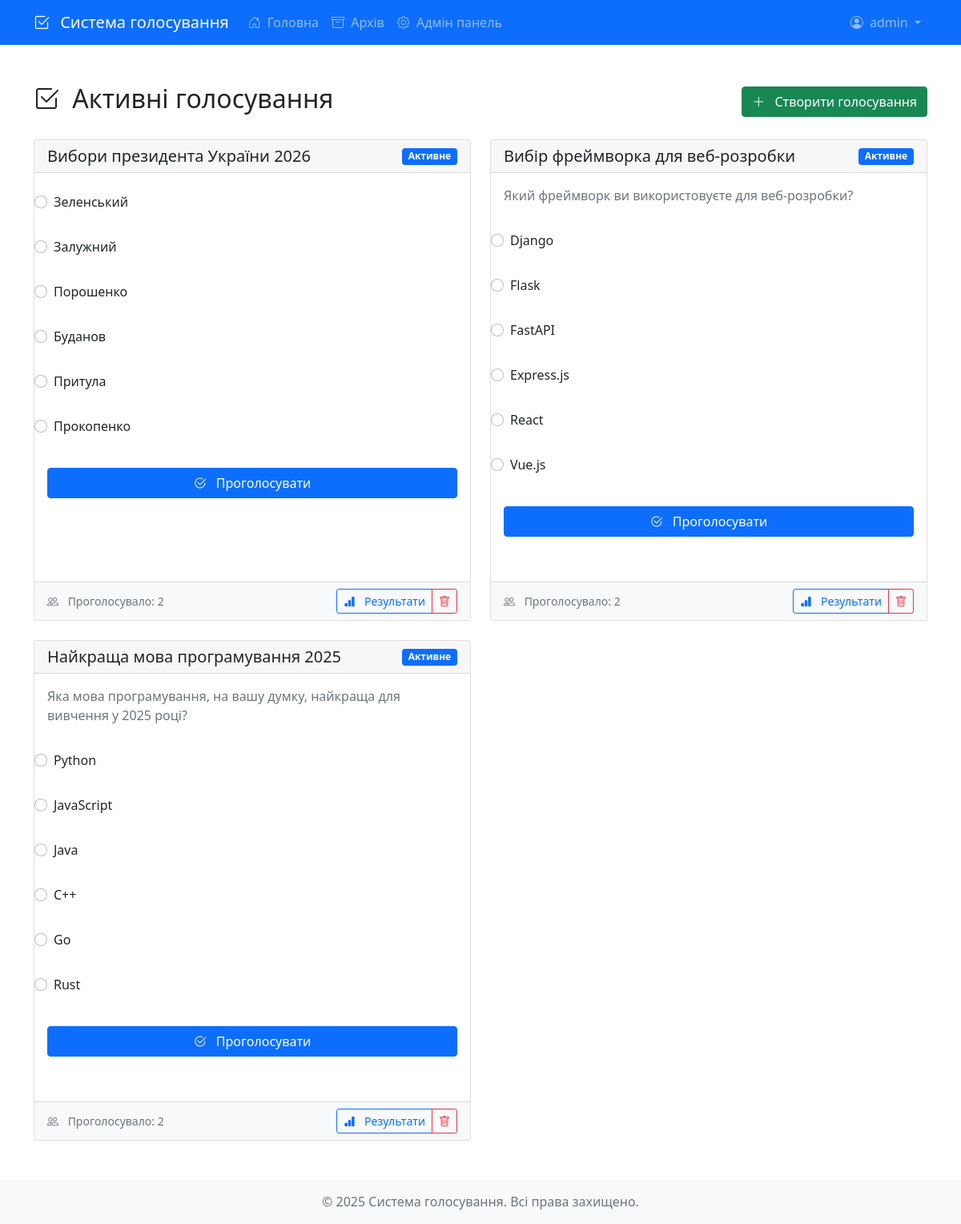
The page / (signed in) on the database its author committed.
### src/database/models.py (models this page shows)
class User(Base):
    __tablename__ = "users"
    id = Column(Integer, primary_key=True, index=True)
    username = Column(String, unique=True, index=True)
    email = Column(String, unique=True, index=True)
    password_hash = Column(String)
    is_active = Column(Boolean, default=True)
    is_admin = Column(Boolean, default=False)
    created_at = Column(DateTime, default=datetime.utcnow)
    votes = relationship("Vote", back_populates="user")
    polls_created = relationship("Poll", back_populates="creator")

class Poll(Base):
    __tablename__ = "polls"
    id = Column(Integer, primary_key=True, index=True)
    title = Column(String, index=True)
    description = Column(String, nullable=True)
    created_at = Column(DateTime, default=datetime.utcnow)
    ends_at = Column(DateTime, nullable=True)
    is_active = Column(Boolean, default=True)
    created_by = Column(Integer, ForeignKey("users.id"))
    creator = relationship("User", back_populates="polls_created")
    options = relationship("PollOption", back_populates="poll", cascade="all, delete-orphan")
    votes = relationship("Vote", back_populates="poll")

class PollOption(Base):
    __tablename__ = "poll_options"
    id = Column(Integer, primary_key=True, index=True)
    poll_id = Column(Integer, ForeignKey("polls.id"))
    text = Column(String)
    votes_count = Column(Integer, default=0)
    poll = relationship("Poll", back_populates="options")
    votes = relationship("Vote", back_populates="option")

### src/main.py (the view)
@app.get("/")
async def home(request: Request, db: Session = Depends(get_db)):
    try:
        current_user = await get_current_user(request)
        polls = (
            db.query(Poll)
            .filter(Poll.is_active == True)
            .order_by(Poll.created_at.desc())
            .all()
        )
        for poll in polls:
            poll.options = db.query(PollOption).filter(PollOption.poll_id == poll.id).all()
            poll.total_votes = db.query(Vote).filter(Vote.poll_id == poll.id).count()
            if current_user:
                poll.user_voted = db.query(Vote).filter(
                    Vote.poll_id == poll.id,
                    Vote.user_id == current_user.id
                ).first() is not None
            else:
                poll.user_voted = False
            for option in poll.options:
                option.votes_percent = (
                    (option.votes_count / poll.total_votes * 100)
                    if poll.total_votes > 0
                    else 0
                )
        return templates.TemplateResponse(
            "index.html",
            {
                "request": request,
                "polls": polls,
                "current_user": current_user
            }
        )
    except Exception as e:
        logger.error(f"Error in home route: {str(e)}")
        raise HTTPException(status_code=500, detail=str(e))

### src/templates/index.html (shortened to what this page needs)
{% extends "base.html" %}
{% block content %}
<div class="container mt-4">
    <div class="d-flex justify-content-between align-items-center mb-4">
        <h2>
            <i class="bi bi-check2-square me-2"></i>
            Активні голосування
        </h2>
        {% if current_user and current_user.is_admin %}
        <button class="btn btn-success" data-bs-toggle="modal" data-bs-target="#createPollModal">
            <i class="bi bi-plus-lg me-2"></i>
            Створити голосування
        </button>
        {% endif %}
    </div>
    <div class="row">
        {% if polls %}
            {% for poll in polls %}
            <div class="col-md-6 mb-4">
                <div class="card h-100">
                    <div class="card-header d-flex justify-content-between align-items-center">
                        <h5 class="card-title mb-0">{{ poll.title }}</h5>
                        <span class="badge bg-primary">Активне</span>
                    </div>
                    <div class="card-body">
                        {% if poll.description %}
                        <p class="card-text text-muted mb-4">{{ poll.description }}</p>
                        {% endif %}
                        <form class="poll-form" data-poll-id="{{ poll.id }}">
                            {% if poll.options %}
                                {% for option in poll.options %}
                                <div class="poll-option mb-3">
                                    <div class="form-check">
                                        <input type="radio"
                                               class="form-check-input"
                                               name="poll_option_{{ poll.id }}"
                                               id="option_{{ poll.id }}_{{ option.id }}"
                                               value="{{ option.id }}"
                                               {% if not current_user or poll.user_voted %}disabled{% endif %}>
                                        <label class="form-check-label" for="option_{{ poll.id }}_{{ option.id }}">
                                            {{ option.text }}
                                        </label>
                                    </div>
                                </div>
                                {% endfor %}
                            {% else %}
                                <div class="alert alert-warning">
                                    <i class="bi bi-exclamation-triangle me-2"></i>
                                    Немає доступних варіантів для голосування
                                </div>
                            {% endif %}
                            {% if current_user and not poll.user_voted %}
                            <button type="submit" class="btn btn-primary w-100 mt-3">
                                <i class="bi bi-check2-circle me-2"></i>
                                Проголосувати
                            </button>
                            {% endif %}
                        </form>
                    </div>
                    <div class="card-footer bg-light">
                        <div class="d-flex justify-content-between align-items-center">
                            <small class="text-muted">
                                <i class="bi bi-people me-2"></i>
                                Проголосувало: {{ poll.total_votes }}
                            </small>
                            <div class="btn-group">
                                <a href="/poll/{{ poll.id }}/results" class="btn btn-sm btn-outline-primary">
                                    <i class="bi bi-bar-chart-fill me-2"></i>
                                    Результати
                                </a>
                                {% if current_user and current_user.is_admin %}
                                <button type="button"
                                        class="btn btn-sm btn-outline-danger"
                                        onclick="deletePoll('{{ poll.id }}')">
                                    <i class="bi bi-trash"></i>
                                </button>
                                {% endif %}
                            </div>
                        </div>
                    </div>
                </div>
            </div>
            {% endfor %}
        {% endif %}
    </div>
</div>
{% endblock content %}

### src/templates/base.html (shortened to what this page needs)
<!DOCTYPE html>
<html lang="uk">
<head>
    <link href="https://cdn.jsdelivr.net/npm/bootstrap@5.1.3/dist/css/bootstrap.min.css" rel="stylesheet">
    <link rel="stylesheet" href="https://cdn.jsdelivr.net/npm/bootstrap-icons@1.8.1/font/bootstrap-icons.css">
    <link rel="stylesheet" href="{{ url_for('static', path='styles.css') }}">
    <link href="{{ url_for('static', path='styles.css') }}" rel="stylesheet">
    <link rel="stylesheet" href="https://cdn.jsdelivr.net/gh/orestbida/cookieconsent@v3.0.0/dist/cookieconsent.css">
</head>
<body>
    <nav class="navbar navbar-expand-lg navbar-dark bg-primary">
        <div class="container">
            <a class="navbar-brand" href="/">
                <i class="bi bi-check2-square me-2"></i>
                Система голосування
            </a>
            <div class="collapse navbar-collapse" id="navbarNav">
                <ul class="navbar-nav me-auto">
                    <li class="nav-item">
                        <a class="nav-link" href="/">
                            <i class="bi bi-house-door me-1"></i>
                            Головна
                        </a>
                    </li>
                    <li class="nav-item">
                        <a class="nav-link" href="/archive">
                            <i class="bi bi-archive me-1"></i>
                            Архів
                        </a>
                    </li>
                    {% if current_user and current_user.is_admin %}
                    <li class="nav-item">
                        <a class="nav-link" href="/admin">
                            <i class="bi bi-gear me-1"></i>
                            Адмін панель
                        </a>
                    </li>
                    {% endif %}
                </ul>
                <div class="navbar-nav">
                    {% if current_user %}
                    <div class="nav-item dropdown">
                        <a class="nav-link dropdown-toggle" href="#" id="userDropdown" role="button" data-bs-toggle="dropdown">
                            <i class="bi bi-person-circle me-1"></i>
                            {{ current_user.username }}
                        </a>
                    </div>
                    {% endif %}
                </div>
            </div>
        </div>
    </nav>
    <main class="py-4">
        {% block content %}{% endblock %}
    </main>
    <footer class="footer mt-auto py-3 bg-light">
        <div class="container text-center">
            <span class="text-muted">© 2025 Система голосування. Всі права захищено.</span>
        </div>
    </footer>
    <div class="toast-container position-fixed bottom-0 end-0 p-3">
    </div>
</body>
</html>

### src/static/css/styles.css (style rules this page uses)
.card { margin-bottom: 1.5rem; }
.poll-form { margin-bottom: 1rem; }
.form-check { margin-bottom: 0.5rem; padding: 0.5rem; border-radius: 0.25rem; transition: background-color 0.2s; }
.form-check-input { margin-top: 0.25rem; }
.poll-option { margin-bottom: 1rem; }

### rows shown on the page
User: username "admin"
Poll: title "Вибори президента України 2026", total_votes "2"
PollOption: text "Зеленський"
PollOption: text "Залужний"
PollOption: text "Порошенко"
PollOption: text "Буданов"
PollOption: text "Притула"
PollOption: text "Прокопенко"
Poll: title "Вибір фреймворка для веб-розробки", description "Який фреймворк ви використовуєте для веб-розробки?", total_votes "2"
PollOption: text "Django"
PollOption: text "Flask"
PollOption: text "FastAPI"
PollOption: text "Express.js"
PollOption: text "React"
PollOption: text "Vue.js"
Poll: title "Найкраща мова програмування 2025", description "Яка мова програмування, на вашу думку, найкраща для вивчення у 2025 році?", total_votes "2"
PollOption: text "Python"
PollOption: text "JavaScript"
PollOption: text "Java"
PollOption: text "C++"
PollOption: text "Go"
PollOption: text "Rust"
